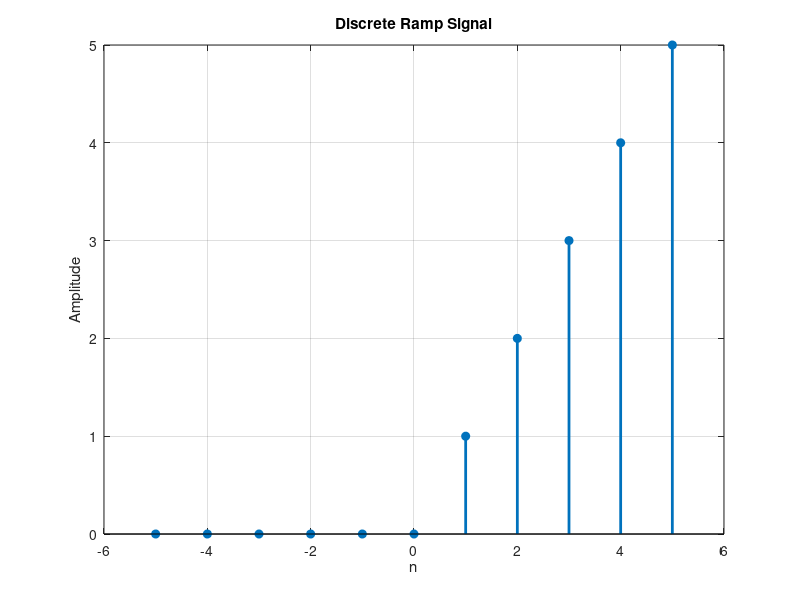

Here is the MATLAB script that generated this plot:
% Discrete Ramp Signal
n = -5:5;              % Define the range of values for n
slope = 2;             % Slope of the ramp
x = n .* (n >= 0);     % Ramp signal
stem(n, x, 'filled', 'LineWidth', 2);
xlabel('n');
ylabel('Amplitude');
title('Discrete Ramp Signal');
grid on;